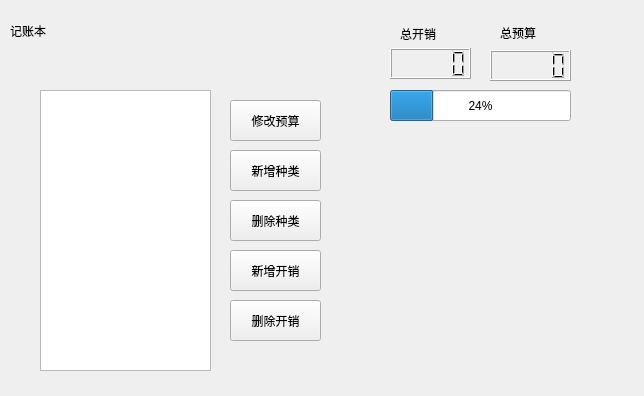
<?xml version="1.0" encoding="UTF-8"?>
<ui version="4.0">
 <class>BudgetWidget</class>
 <widget class="QWidget" name="BudgetWidget">
  <property name="geometry">
   <rect>
    <x>0</x>
    <y>0</y>
    <width>644</width>
    <height>396</height>
   </rect>
  </property>
  <property name="windowTitle">
   <string>Form</string>
  </property>
  <widget class="QListWidget" name="Record">
   <property name="geometry">
    <rect>
     <x>40</x>
     <y>90</y>
     <width>171</width>
     <height>281</height>
    </rect>
   </property>
  </widget>
  <widget class="QPushButton" name="newType">
   <property name="geometry">
    <rect>
     <x>230</x>
     <y>150</y>
     <width>91</width>
     <height>41</height>
    </rect>
   </property>
   <property name="text">
    <string>新增种类</string>
   </property>
  </widget>
  <widget class="QPushButton" name="deleteType">
   <property name="geometry">
    <rect>
     <x>230</x>
     <y>200</y>
     <width>91</width>
     <height>41</height>
    </rect>
   </property>
   <property name="text">
    <string>删除种类</string>
   </property>
  </widget>
  <widget class="QPushButton" name="newCost">
   <property name="geometry">
    <rect>
     <x>230</x>
     <y>250</y>
     <width>91</width>
     <height>41</height>
    </rect>
   </property>
   <property name="text">
    <string>新增开销</string>
   </property>
  </widget>
  <widget class="QPushButton" name="deleteCost">
   <property name="geometry">
    <rect>
     <x>230</x>
     <y>300</y>
     <width>91</width>
     <height>41</height>
    </rect>
   </property>
   <property name="text">
    <string>删除开销</string>
   </property>
  </widget>
  <widget class="QWidget" name="verticalLayoutWidget">
   <property name="geometry">
    <rect>
     <x>339</x>
     <y>138</y>
     <width>261</width>
     <height>221</height>
    </rect>
   </property>
   <layout class="QVBoxLayout" name="PieChartShow"/>
  </widget>
  <widget class="QLabel" name="title">
   <property name="geometry">
    <rect>
     <x>10</x>
     <y>10</y>
     <width>141</width>
     <height>41</height>
    </rect>
   </property>
   <property name="text">
    <string>记账本</string>
   </property>
  </widget>
  <widget class="QPushButton" name="changeBudget">
   <property name="geometry">
    <rect>
     <x>230</x>
     <y>100</y>
     <width>91</width>
     <height>41</height>
    </rect>
   </property>
   <property name="text">
    <string>修改预算</string>
   </property>
  </widget>
  <widget class="QLCDNumber" name="totalcost">
   <property name="geometry">
    <rect>
     <x>390</x>
     <y>48</y>
     <width>81</width>
     <height>31</height>
    </rect>
   </property>
  </widget>
  <widget class="QLCDNumber" name="budget">
   <property name="geometry">
    <rect>
     <x>490</x>
     <y>50</y>
     <width>81</width>
     <height>31</height>
    </rect>
   </property>
  </widget>
  <widget class="QLabel" name="label_2">
   <property name="geometry">
    <rect>
     <x>400</x>
     <y>18</y>
     <width>61</width>
     <height>31</height>
    </rect>
   </property>
   <property name="text">
    <string>总开销</string>
   </property>
  </widget>
  <widget class="QLabel" name="label_3">
   <property name="geometry">
    <rect>
     <x>500</x>
     <y>17</y>
     <width>61</width>
     <height>31</height>
    </rect>
   </property>
   <property name="text">
    <string>总预算</string>
   </property>
  </widget>
  <widget class="QProgressBar" name="progressBar">
   <property name="geometry">
    <rect>
     <x>390</x>
     <y>90</y>
     <width>181</width>
     <height>31</height>
    </rect>
   </property>
   <property name="value">
    <number>24</number>
   </property>
  </widget>
 </widget>
 <resources/>
 <connections/>
</ui>
